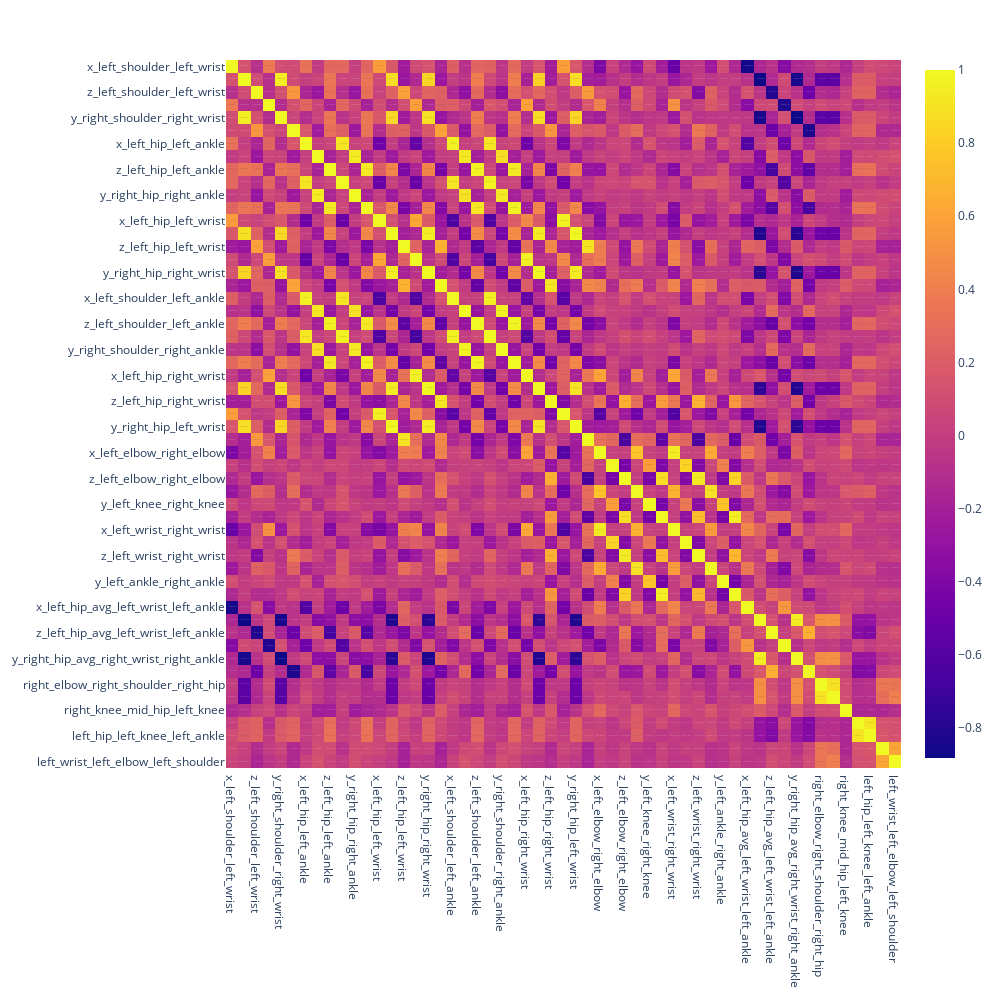

Notebook source saved alongside this figure:
### Code cell
fig = px.imshow(correlation, text_auto=True, aspect="auto", width=1000, height=1000, )
fig.show()

### Figure 1 — Plotly figure (JSON) as saved in the notebook; plotly's stock layout.template omitted (floating-point values rounded to 4 significant figures; data arrays with more than 128 entries replaced by an {"elided": "..."} marker saying what was removed)
{"data": [{"coloraxis": "coloraxis", "hovertemplate": "x: %{x}<br>y: %{y}<br>color: %{z}<extra></extra>", "name": "0", "texttemplate": "%{z}", "type": "heatmap", "x": ["x_left_shoulder_left_wrist", "y_left_shoulder_left_wrist", "z_left_shoulder_left_wrist", "x_right_shoulder_right_wrist", "y_right_shoulder_right_wrist", "z_right_shoulder_right_wrist", "x_left_hip_left_ankle", "y_left_hip_left_ankle", "z_left_hip_left_ankle", "x_right_hip_right_ankle", "y_right_hip_right_ankle", "z_right_hip_right_ankle", "x_left_hip_left_wrist", "y_left_hip_left_wrist", "z_left_hip_left_wrist", "x_right_hip_right_wrist", "y_right_hip_right_wrist", "z_right_hip_right_wrist", "x_left_shoulder_left_ankle", "y_left_shoulder_left_ankle", "z_left_shoulder_left_ankle", "x_right_shoulder_right_ankle", "y_right_shoulder_right_ankle", "z_right_shoulder_right_ankle", "x_left_hip_right_wrist", "y_left_hip_right_wrist", "z_left_hip_right_wrist", "x_right_hip_left_wrist", "y_right_hip_left_wrist", "z_right_hip_left_wrist", "x_left_elbow_right_elbow", "y_left_elbow_right_elbow", "z_left_elbow_right_elbow", "x_left_knee_right_knee", "y_left_knee_right_knee", "z_left_knee_right_knee", "x_left_wrist_right_wrist", "y_left_wrist_right_wrist", "z_left_wrist_right_wrist", "x_left_ankle_right_ankle", "y_left_ankle_right_ankle", "z_left_ankle_right_ankle", "x_left_hip_avg_left_wrist_left_ankle", "y_left_hip_avg_left_wrist_left_ankle", "z_left_hip_avg_left_wrist_left_ankle", "x_right_hip_avg_right_wrist_right_ankle", "y_right_hip_avg_right_wrist_right_ankle", "z_right_hip_avg_right_wrist_right_ankle", "right_elbow_right_shoulder_right_hip", "left_elbow_left_shoulder_left_hip", "right_knee_mid_hip_left_knee", "right_hip_right_knee_right_ankle", "left_hip_left_knee_left_ankle", "right_wrist_right_elbow_right_shoulder", "left_wrist_left_elbow_left_shoulder"], "xaxis": "x", "y": ["x_left_shoulder_left_wrist", "y_left_shoulder_left_wrist", "z_left_shoulder_left_wrist", "x_right_shoulder_right_wrist", "y_right_shoulder_right_wrist", "z_right_shoulder_right_wrist", "x_left_hip_left_ankle", "y_left_hip_left_ankle", "z_left_hip_left_ankle", "x_right_hip_right_ankle", "y_right_hip_right_ankle", "z_right_hip_right_ankle", "x_left_hip_left_wrist", "y_left_hip_left_wrist", "z_left_hip_left_wrist", "x_right_hip_right_wrist", "y_right_hip_right_wrist", "z_right_hip_right_wrist", "x_left_shoulder_left_ankle", "y_left_shoulder_left_ankle", "z_left_shoulder_left_ankle", "x_right_shoulder_right_ankle", "y_right_shoulder_right_ankle", "z_right_shoulder_right_ankle", "x_left_hip_right_wrist", "y_left_hip_right_wrist", "z_left_hip_right_wrist", "x_right_hip_left_wrist", "y_right_hip_left_wrist", "z_right_hip_left_wrist", "x_left_elbow_right_elbow", "y_left_elbow_right_elbow", "z_left_elbow_right_elbow", "x_left_knee_right_knee", "y_left_knee_right_knee", "z_left_knee_right_knee", "x_left_wrist_right_wrist", "y_left_wrist_right_wrist", "z_left_wrist_right_wrist", "x_left_ankle_right_ankle", "y_left_ankle_right_ankle", "z_left_ankle_right_ankle", "x_left_hip_avg_left_wrist_left_ankle", "y_left_hip_avg_left_wrist_left_ankle", "z_left_hip_avg_left_wrist_left_ankle", "x_right_hip_avg_right_wrist_right_ankle", "y_right_hip_avg_right_wrist_right_ankle", "z_right_hip_avg_right_wrist_right_ankle", "right_elbow_right_shoulder_right_hip", "left_elbow_left_shoulder_left_hip", "right_knee_mid_hip_left_knee", "right_hip_right_knee_right_ankle", "left_hip_left_knee_left_ankle", "right_wrist_right_elbow_right_shoulder", "left_wrist_left_elbow_left_shoulder"], "yaxis": "y", "z": {"elided": "55x55 float values"}}], "layout": {"coloraxis": {"colorscale": [[0, "#0d0887"], [0.1111, "#46039f"], [0.2222, "#7201a8"], [0.3333, "#9c179e"], [0.4444, "#bd3786"], [0.5556, "#d8576b"], [0.6667, "#ed7953"], [0.7778, "#fb9f3a"], [0.8889, "#fdca26"], [1, "#f0f921"]]}, "height": 1000, "margin": {"t": 60}, "width": 1000, "xaxis": {"anchor": "y", "domain": [0, 1]}, "yaxis": {"anchor": "x", "autorange": "reversed", "domain": [0, 1]}}}
